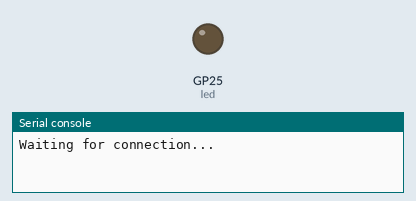
A program run on a simulated Raspberry Pi Pico running MicroPython. Shown: output pins drawn as LEDs (lit = HIGH), the last lines printed to the serial console. WiFi joins after 1.5 s; library files of the repository ran but are not shown: secrets.py. At 2.0 s the program stops and its outputs stay as they are.

Above: at 0.1 s.
At 2.1 s:
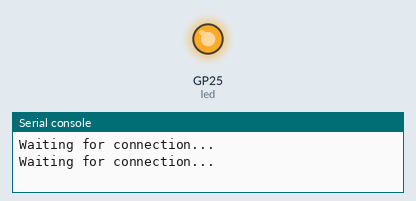
Timing chart, 0 to 3.5 s (numbered marks = the images above):
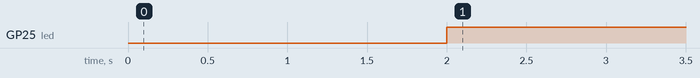

Measured:
- by itself, GP25 (led): LOW → HIGH at 2.0 s

The program:

wifi.py
```python
import machine
import network
import secrets
import time

wlan = network.WLAN(network.STA_IF)
wlan.active(True)

wlan.connect(secrets.SSID, secrets.PASSWORD)

def light_onboard_led():
    led = machine.Pin('LED', machine.Pin.OUT)
    led.on();

timeout = 10
while timeout > 0:
    if wlan.status() >= 3:
        light_onboard_led()
        break
    timeout -= 1
    print("Waiting for connection...")
    time.sleep(1)

wlan_status = wlan.status()
```
